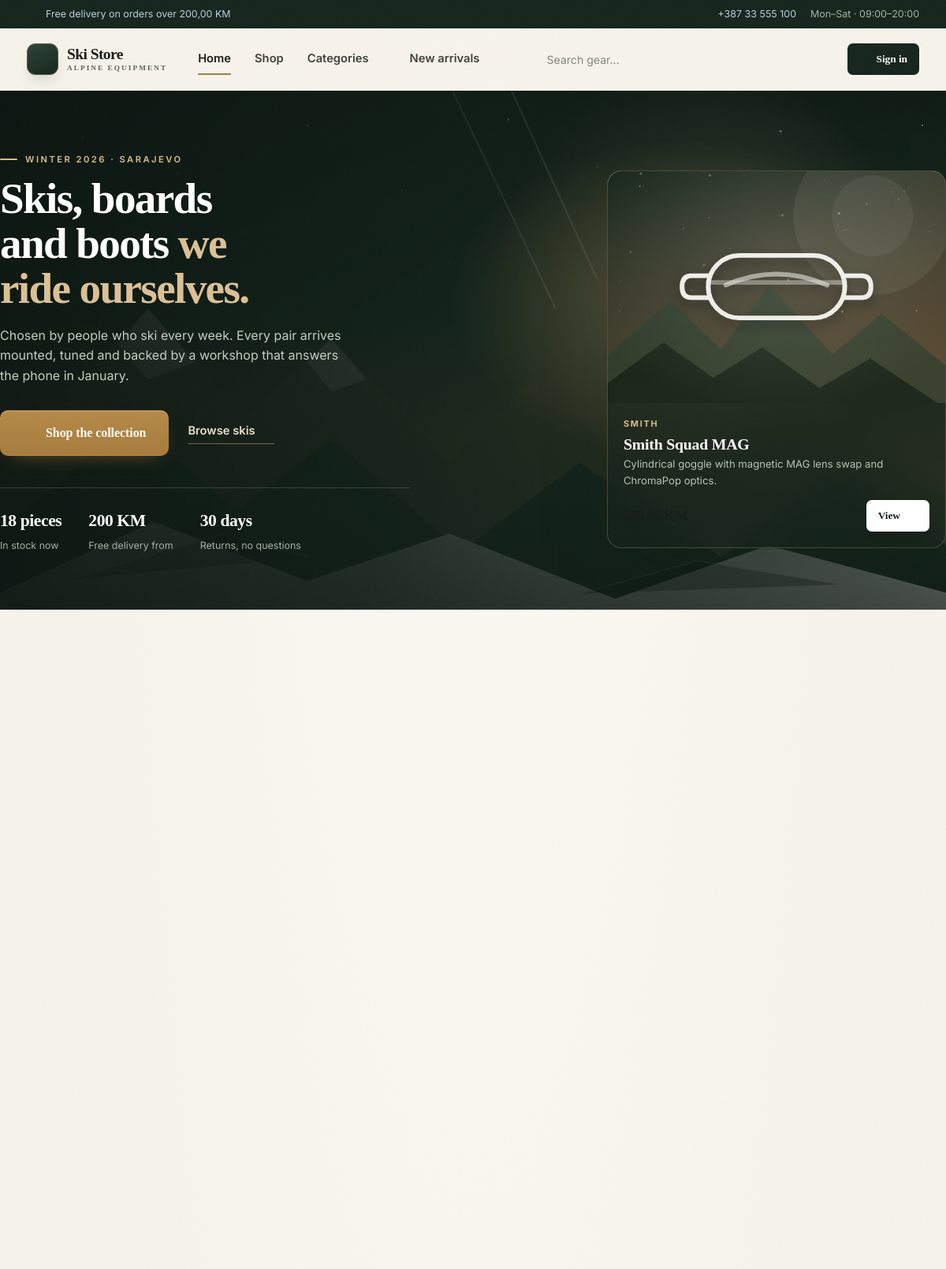
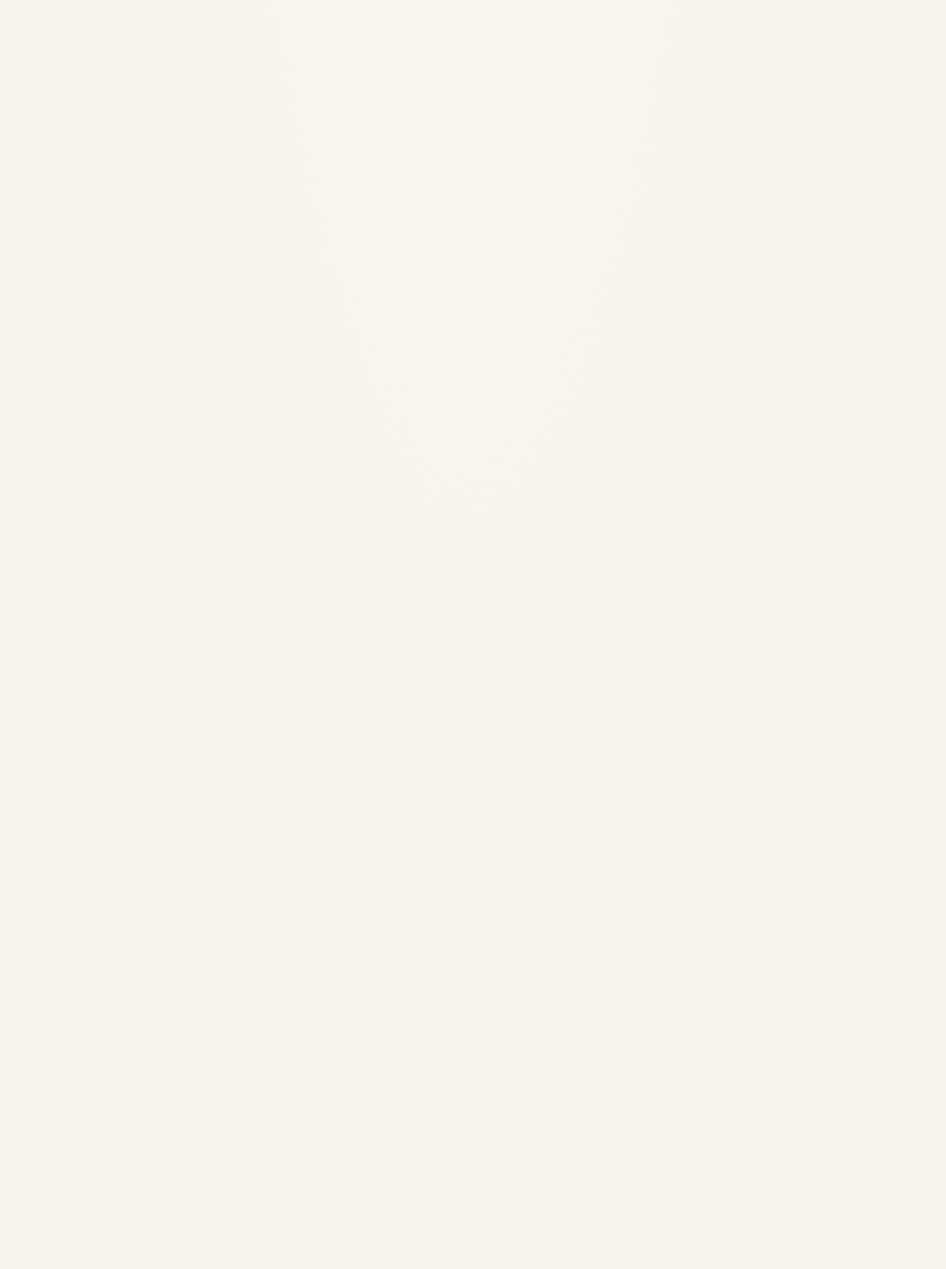
The page / (upper part) on the database its author committed (2 pictures, top to bottom).
### tables this page shows
CREATE TABLE `products` (
    `id`                INT UNSIGNED NOT NULL AUTO_INCREMENT,
    `category_id`       INT UNSIGNED DEFAULT NULL,
    `name`              VARCHAR(180) NOT NULL,
    `slug`              VARCHAR(200) NOT NULL,
    `brand`             VARCHAR(80) DEFAULT NULL,
    `sku`               VARCHAR(40) DEFAULT NULL,
    `short_description` VARCHAR(255) DEFAULT NULL,
    `description`       TEXT DEFAULT NULL,
    `price`             DECIMAL(10,2) NOT NULL DEFAULT 0.00,
    `compare_at_price`  DECIMAL(10,2) DEFAULT NULL,
    `stock`             INT NOT NULL DEFAULT 0,
    `image`             VARCHAR(255) DEFAULT NULL,
    `is_featured`       TINYINT(1) NOT NULL DEFAULT 0,
    `is_active`         TINYINT(1) NOT NULL DEFAULT 1,
    `created_at`        TIMESTAMP NOT NULL DEFAULT CURRENT_TIMESTAMP,
    `updated_at`        TIMESTAMP NOT NULL DEFAULT CURRENT_TIMESTAMP ON UPDATE CURRENT_TIMESTAMP,
    PRIMARY KEY (`id`),
    UNIQUE KEY `uq_products_slug` (`slug`),
    KEY `idx_products_category` (`category_id`),
    KEY `idx_products_active` (`is_active`),
    KEY `idx_products_featured` (`is_featured`),
    KEY `idx_products_price` (`price`),
    CONSTRAINT `fk_products_category` FOREIGN KEY (`category_id`) REFERENCES `categories` (`id`) ON DELETE SET NULL
);

### app/Controllers/HomeController.php (called while the page is built, shortened)
<?php
final class HomeController
{
    public function index(): void
    {
        View::render('home/index', [
            'title'        => 'Alpine gear for every mountain day',
            'categories'   => Category::all(),
            'featured'     => Product::featured(4),
            'newest'       => Product::newest(3),
            'productCount' => Product::stats()['active'],
        ]);
    }
}

### public/index.php (called while the page is built, shortened)
<?php
$router = new App\Core\Router();
$router->dispatch(
    (string) ($_SERVER['REQUEST_METHOD'] ?? 'GET'),
    request_path()
);

### app/Helpers/functions.php (called while the page is built, shortened)
<?php
function env(string $key, ?string $default = null): ?string
{
    $value = $GLOBALS['__env'][$key] ?? null;
    return ($value === null || $value === '') ? $default : (string) $value;
}
function config(string $key = '', mixed $default = null): mixed
{
    static $config = null;
    if ($config === null) {
        $config = [
            'app'      => require CONFIG_PATH . '/app.php',
            'database' => require CONFIG_PATH . '/database.php',
        ];
    }
    $value = $config;
    foreach (explode('.', $key) as $segment) {
        $value = $value[$segment];
    }
    return $value;
}
function e(mixed $value): string
{
    return htmlspecialchars((string) $value, ENT_QUOTES | ENT_SUBSTITUTE, 'UTF-8');
}
function base_url(): string
{
    static $base = null;
    if ($base !== null) {
        return $base;
    }
    $configured = (string) config('app.url', '');
    $script = str_replace('\\', '/', (string) ($_SERVER['SCRIPT_NAME'] ?? '/index.php'));
    if (str_ends_with($script, '/index.php')) {
        return $base = substr($script, 0, -strlen('/index.php'));
    }
    return $base = '';
}
function asset_base(): string
{
    $script = str_replace('\\', '/', (string) ($_SERVER['SCRIPT_NAME'] ?? '/index.php'));
    if (str_ends_with($script, '/index.php')) {
        return substr($script, 0, -strlen('/index.php'));
    }
    return '';
}
function url(string $path = '/'): string
{
    $path = '/' . ltrim($path, '/');
    return base_url() . ($path === '/' ? '/' : rtrim($path, '/'));
}
function public_asset(string $path): string
{
    return asset_base() . '/' . ltrim($path, '/');
}
function asset(string $path): string
{
    return public_asset('assets/' . ltrim($path, '/'));
}
function request_path(): string
{
    $path = (string) (parse_url((string) ($_SERVER['REQUEST_URI'] ?? '/'), PHP_URL_PATH) ?? '/');
    $path = rawurldecode($path);
    $base = base_url();
    $path = '/' . ltrim($path, '/');
    return rtrim($path, '/') === '' ? '/' : rtrim($path, '/');
}
function excerpt(?string $text, int $limit = 120): string
{
    $text = trim(strip_tags((string) $text));
    if (mb_strlen($text) <= $limit) {
        return $text;
    }
    return rtrim(mb_substr($text, 0, $limit)) . '…';
}
function product_image(?string $image, bool $withFallback = true): string
{
    $image = trim((string) $image);
    if ($image !== '' && is_file(PUBLIC_PATH . '/' . ltrim($image, '/'))) {
        return public_asset($image);
    }
    return $withFallback ? public_asset('assets/img/products/placeholder.svg') : '';
}
function icon_size(int|string|null $size, int $fallback = 20): int
{
    $requested = is_numeric($size) ? (int) $size : $fallback;
    $scale = [12, 16, 20, 24, 28];
    foreach ($scale as $step) {
        if ($requested <= $step) {
            return $step;
        }
    }
    return $scale[count($scale) - 1];
}
function icon(string $name, int $size = 20): string
{
    return \App\Core\View::capture('partials/icon', ['name' => $name, 'size' => $size]);
}

### config/app.php (called while the page is built, shortened)
<?php
return [
    'name'                => (string) env('APP_NAME', 'Ski Store'),
    'env'                 => (string) env('APP_ENV', 'local'),
    'debug'               => filter_var((string) env('APP_DEBUG', 'false'), FILTER_VALIDATE_BOOLEAN),
    'url'                 => rtrim((string) env('APP_URL', ''), '/'),
    'currency'            => (string) env('CURRENCY', 'KM'),
    'currency_decimals'   => (int) env('CURRENCY_DECIMALS', '2'),
    'shipping_flat'       => (float) env('SHIPPING_FLAT', '9.90'),
    'free_shipping_from'  => (float) env('FREE_SHIPPING_FROM', '200.00'),
    'per_page'            => 9,
    'low_stock_threshold' => 5,
    'uploads'             => [
        'directory'   => PUBLIC_PATH . '/uploads/products',
        'url'         => '/uploads/products',
        'max_bytes'   => 3 * 1024 * 1024,
        'mime_types'  => ['image/jpeg' => 'jpg', 'image/png' => 'png', 'image/webp' => 'webp'],
    ],
];

### config/database.php (called while the page is built, shortened)
<?php
return [
    'host'     => (string) env('DB_HOST', '127.0.0.1'),
    'port'     => (string) env('DB_PORT', '3306'),
    'database' => (string) env('DB_NAME', 'skistore'),
    'username' => (string) env('DB_USER', 'root'),
    'password' => (string) env('DB_PASS', ''),
    'charset'  => 'utf8mb4',
];

### app/Core/Database.php (called while the page is built, shortened)
<?php
final class Database
{
    private static ?PDO $connection = null;
    public static function pdo(): PDO
    {
        if (self::$connection instanceof PDO) {
            return self::$connection;
        }
        $config = config('database');
        $dsn = sprintf(
            'mysql:host=%s;port=%s;dbname=%s;charset=%s',
            $config['host'],
            $config['port'],
            $config['database'],
            $config['charset']
        );
        try {
            self::$connection = new PDO($dsn, $config['username'], $config['password'], [
                PDO::ATTR_ERRMODE            => PDO::ERRMODE_EXCEPTION,
                PDO::ATTR_DEFAULT_FETCH_MODE => PDO::FETCH_ASSOC,
                PDO::ATTR_EMULATE_PREPARES   => false,
            ]);
        } catch (PDOException $exception) {
            abort(500, self::connectionHint($exception));
        }
        return self::$connection;
    }
}

### app/Models/Product.php (called while the page is built, shortened)
<?php
final class Product
{
    public static function featured(int $limit = 4): array
    {
        $statement = Database::pdo()->prepare(
            self::SELECT . ' WHERE p.is_active = 1 AND p.is_featured = 1 ORDER BY p.created_at DESC LIMIT ' . $limit
        );
        $statement->execute();
        return $statement->fetchAll();
    }
}

### app/Views/home/index.php (shortened to what this page needs)
<?php
$heroProduct = $featured[0] ?? ($newest[0] ?? null);
$totalGear = (int) ($productCount ?? 0);
?>
<section class="hero">
    <div class="hero__media">
        <img src="<?= e(asset('img/hero.svg')) ?>" alt="Snow covered mountain range at dusk" width="1600" height="900">
    </div>
    <div class="hero__overlay"></div>
    <div class="container hero__inner">
        <div class="hero__content">
            <span class="eyebrow eyebrow--light">Winter 2026 &middot; Sarajevo</span>
            <h1 class="hero__title">Skis, boards and boots <span>we ride ourselves.</span></h1>
            <p class="hero__text">
                Chosen by people who ski every week. Every pair arrives mounted, tuned and
                backed by a workshop that answers the phone in January.
            </p>
            <div class="hero__actions">
                <a class="btn btn--primary btn--lg" href="<?= url('/shop') ?>">
                    <?= icon('cart', 19) ?> Shop the collection
                </a>
                <a class="hero__secondary" href="<?= e(url('/shop?category=skis')) ?>">
                    Browse skis <?= icon('arrow-right', 15) ?>
                </a>
            </div>
            <div class="hero__stats">
                <div class="hero__stat">
                    <strong><?= $totalGear ?> pieces</strong>
                    <span>In stock now</span>
                </div>
                <div class="hero__stat">
                    <strong>200 KM</strong>
                    <span>Free delivery from</span>
                </div>
                <div class="hero__stat">
                    <strong>30 days</strong>
                    <span>Returns, no questions</span>
                </div>
            </div>
        </div>
        <?php if ($heroProduct !== null): ?>
            <aside class="hero__feature">
                <a class="hero__feature-media" href="<?= e(url('/product/' . $heroProduct['slug'])) ?>" tabindex="-1" aria-hidden="true">
                    <img src="<?= e(product_image($heroProduct['image'] ?? null)) ?>"
                         alt="" width="800" height="600" fetchpriority="high">
                </a>
                <div class="hero__feature-body">
                    <span class="hero__feature-brand"><?= e($heroProduct['brand'] ?: 'Ski Store') ?></span>
                    <h2 class="hero__feature-name"><?= e($heroProduct['name']) ?></h2>
                    <p class="hero__feature-meta"><?= e(excerpt($heroProduct['short_description'] ?? '', 70)) ?></p>
                    <div class="hero__feature-foot">
                        <span class="price-now hero__price"><?= e(money((float) $heroProduct['price'])) ?></span>
                        <a class="btn btn--light btn--sm" href="<?= e(url('/product/' . $heroProduct['slug'])) ?>">
                            View <?= icon('arrow-right', 15) ?>
                        </a>
                    </div>
                </div>
            </aside>
        <?php endif; ?>
    </div>
</section>
<section class="section">
    <div class="container">
        <div class="category-grid">
        </div>
    </div>
</section>
<?php if ($featured !== []): ?>
    <section class="section">
        <div class="container">
            <div class="product-grid">
            </div>
        </div>
    </section>
<?php endif; ?>
<section class="section">
    <div class="container">
    </div>
</section>
<?php if ($newest !== []): ?>
    <section class="section">
        <div class="container">
            <div class="product-grid product-grid--three">
            </div>
        </div>
    </section>
<?php endif; ?>
<section class="section--tight">
    <div class="container">
        <div class="features">
        </div>
    </div>
</section>

### app/Core/Router.php (shortened to what this page needs)
<?php
final class Router
{
    private array $routes = [];
    private array $groupMiddleware = [];
    public function group(array $middleware, callable $callback): void
    {
        $previous = $this->groupMiddleware;
        $this->groupMiddleware = array_merge($previous, $middleware);
        $this->groupMiddleware = $previous;
    }
    private function add(string $method, string $path, array $handler, array $middleware): void
    {
        $this->routes[] = [
            'method'     => $method,
            'pattern'    => $this->compile($path),
            'handler'    => $handler,
            'middleware' => array_merge($this->groupMiddleware, $middleware),
        ];
    }
    private function compile(string $path): string
    {
        $pattern = preg_replace_callback(
            '#\{([a-zA-Z_][a-zA-Z0-9_]*)\}#',
            static fn (array $match): string => '(?P<' . $match[1] . '>[^/]+)',
            $path
        );
        return '#^' . $pattern . '$#';
    }
    public function dispatch(string $method, string $path): void
    {
        foreach ($this->routes as $route) {
            if (! preg_match($route['pattern'], $path, $matches)) {
                continue;
            }
            $params = array_filter($matches, 'is_string', ARRAY_FILTER_USE_KEY);
            [$controller, $action] = $route['handler'];
            (new $controller())->{$action}($params);
            return;
        }
    }
}

### public/assets/css/store.css (style rules this page uses)
.features { display: grid; grid-template-columns: repeat(4, minmax(0, 1fr)); gap: 18px; margin-top: 64px; }

### rows shown on the page
products: image (picture), brand "SMITH", name "Smith Squad MAG", short_description "Cylindrical goggle with magnetic MAG lens swap and ChromaPop optics."
